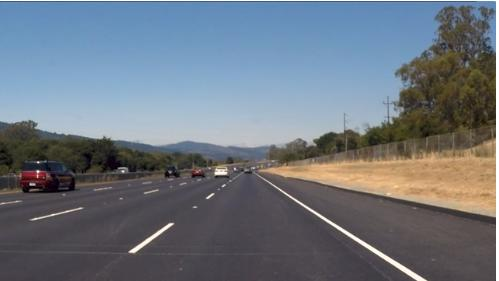
#> input picture 01_05_region_masking/test.jpg, 499 x 281 px
$ python region_masking.py
#> lines starting #> are read from the running program, lines starting #| are printed output that depends on the picture
import matplotlib.pyplot as plt
import matplotlib.image as mpimg
import numpy as np

import matplotlib as mpl

print(mpl.__version__)


# Read in the image and print some stats
image = mpimg.imread('test.jpg')
#> image is the input picture: shape (281, 499, 3); mean R, G, B 109.7, 117.8, 127.5
print('This image is: ', type(image),
         'with dimensions:', image.shape)
#| This image is:  <class 'numpy.ndarray'> with dimensions: (281, 499, 3)

# Pull out the x and y sizes and make a copy of the image
ysize = image.shape[0]
#> ysize = 281
xsize = image.shape[1]
#> xsize = 499
region_select = np.copy(image)

# Define a triangle region of interest
# Keep in mind the origin (x=0, y=0) is in the upper left in image processing
# Note: if you run this code, you'll find these are not sensible values!!
# But you'll get a chance to play with them soon in a quiz
left_bottom = [0, 539]
right_bottom = [900, 300]
apex = [400, 0]

# Fit lines (y=Ax+B) to identify the  3 sided region of interest
# np.polyfit() returns the coefficients [A, B] of the fit
fit_left = np.polyfit((left_bottom[0], apex[0]), (left_bottom[1], apex[1]), 1)
fit_right = np.polyfit((right_bottom[0], apex[0]), (right_bottom[1], apex[1]), 1)
fit_bottom = np.polyfit((left_bottom[0], right_bottom[0]), (left_bottom[1], right_bottom[1]), 1)

# Find the region inside the lines
XX, YY = np.meshgrid(np.arange(0, xsize), np.arange(0, ysize))
region_thresholds = (YY > (XX*fit_left[0] + fit_left[1])) & \
                    (YY > (XX*fit_right[0] + fit_right[1])) & \
                    (YY < (XX*fit_bottom[0] + fit_bottom[1]))

# Color pixels red which are inside the region of interest
region_select[region_thresholds] = [0, 255, 0]
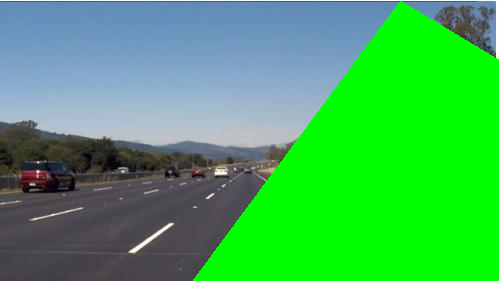
#> region_select: shape (281, 499, 3); mean R, G, B 67, 175.6, 89.5

# Display the image
plt.imshow(region_select)
plt.show()
